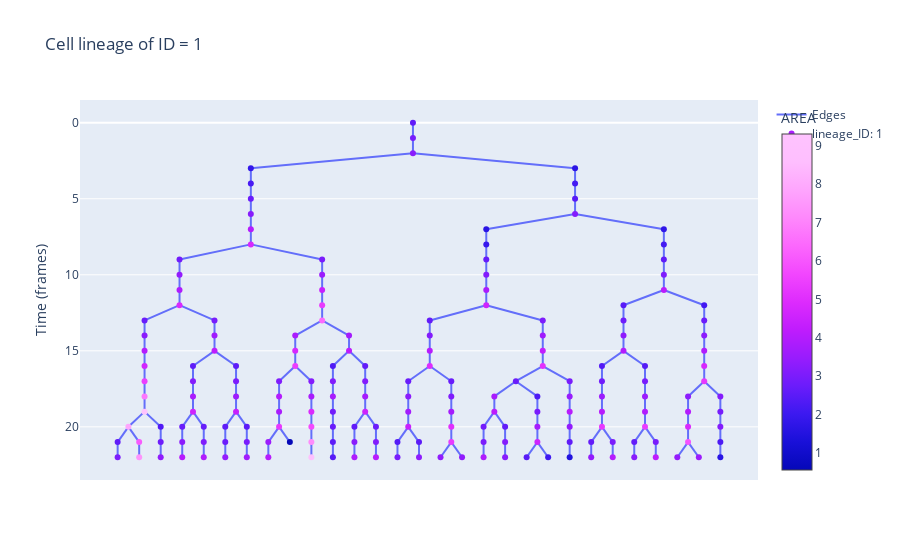

The notebook cell this image was saved under:
### Markdown cell above
It is possible to customize and enrich the plot with more information.  
Below is an example where cells are colored according to their area and where cell area is displayed when the cursor is hovering on cells. In this example, area data was extracted from TrackMate (area is called AREA in TrackMate).

### Code cell
lin_ID = lin1.graph["lineage_ID"]
lin1.plot(
    title=f"Cell lineage of ID = {lin_ID}",  # title of the plot
    node_colormap_feature="AREA",  # feature to use to color the nodes
    node_color_scale="plotly3",  # color scale for the node colors
    node_hover_features=["cell_ID", "AREA"],  # which features to display
)

### Figure 1 — Plotly figure (JSON) as saved in the notebook; plotly's stock layout.template omitted (floating-point values rounded to 4 significant figures; data arrays with more than 128 entries replaced by an {"elided": "..."} marker saying what was removed)
{"data": [{"mode": "lines", "name": "Edges", "text": [], "type": "scatter", "x": {"elided": "564 float values"}, "y": {"elided": "564 int values"}}, {"hoverinfo": "text", "hovertemplate": "%{text}", "marker": {"color": {"elided": "189 float values"}, "colorbar": {"title": {"text": "AREA"}}, "colorscale": [[0, "#0508b8"], [0.08333, "#1910d8"], [0.1667, "#3c19f0"], [0.25, "#6b1cfb"], [0.3333, "#981cfd"], [0.4167, "#bf1cfd"], [0.5, "#dd2bfd"], [0.5833, "#f246fe"], [0.6667, "#fc67fd"], [0.75, "#fe88fc"], [0.8333, "#fea5fd"], [0.9167, "#febefe"], [1, "#fec3fe"]]}, "mode": "markers", "name": "lineage_ID: 1", "text": {"elided": "189 str values"}, "type": "scatter", "x": {"elided": "189 float values"}, "y": {"elided": "189 int values"}}], "layout": {"hovermode": "closest", "showlegend": true, "title": {"text": "Cell lineage of ID = 1"}, "xaxis": {"showgrid": false, "showticklabels": false, "zeroline": false}, "yaxis": {"autorange": "reversed", "showgrid": true, "title": {"text": "Time (frames)"}, "zeroline": true}}}
